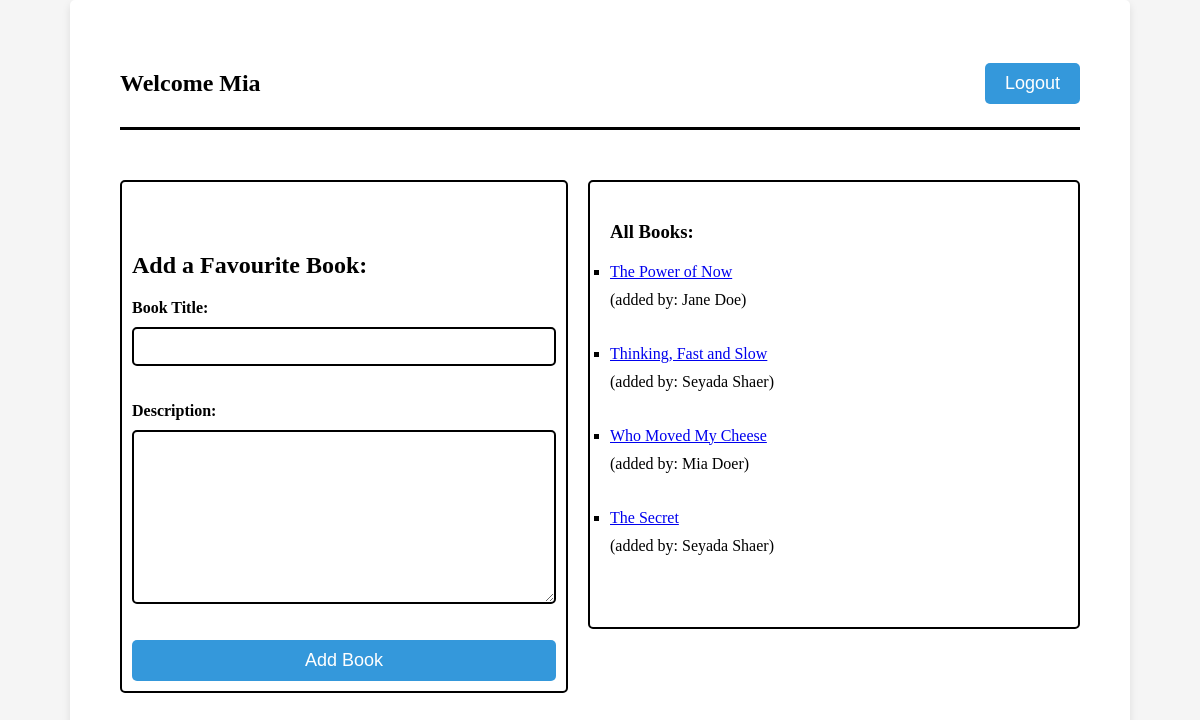
The page /books (signed in) on the database its author committed.
### favbooks_app/models.py (models this page shows)
class User(models.Model):
    first_name = models.CharField(max_length=255)
    last_name = models.CharField(max_length=255)
    email = models.CharField(max_length=255)
    password = models.BinaryField(max_length=255)
    pw_confirm = models.CharField(max_length=255)
    created_at = models.DateTimeField(auto_now_add=True)
    updated_at = models.DateTimeField(auto_now=True)
    objects = UserManager()

class Book(models.Model):
    title = models.CharField(max_length=255)
    description = models.TextField()
    uploaded_by = models.ForeignKey(User, related_name="books_uploaded", on_delete=models.CASCADE)
    users_who_like = models.ManyToManyField(User, related_name="liked_books")
    created_at = models.DateTimeField(auto_now_add = True)
    updated_at = models.DateTimeField(auto_now = True)
    objects = BookManager()

### favbooks_app/views.py (the view)
# urls.py: path("books", views.books),
def books(request):
    context = {
        'user': models.get_user(request, id=id),
        "books": models.get_all_books()
    }
    return render(request, 'books.html', context)

### favbooks_app/models.py (called while the page is built)
def get_user(request, id):
    return User.objects.get(id=request.session['id'])

def get_all_books():
    return Book.objects.all()

### favbooks_app/templates/books.html (shortened to what this page needs)
    <!DOCTYPE html>
    <html lang="en">
    <head>
    </head>
    <body>
        <div class="container">
            <div class="header">
                <div>
                    <h2 class="inline">Welcome {{ user.first_name }}</h>
                </div>
                <div>
                    <a href="/logout"><button type="button">Logout</button></a>
                </div>
            </div>
            <div class="main">
                <div class="add_book">
                    <div class="form_box">
                        <div class="error_messages">
                        </div>
                        <h2>Add a Favourite Book: </h2>
                        <form action="add_book" method="post">
                            <label for="title">Book Title:</label>
                            <input type="text" name="title"><br><br>
                            <label for="description">Description:</label>
                            <textarea name="description" id="description" cols="30" rows="10"></textarea><br><br>
                            <button type="submit">Add Book</button>
                        </form>
                    </div>
                </div>
                <div class="books">
                    <h3>All Books:</h3>
                        <ul>
                        {% for book in books %}
                            <li><a href="books/{{ book.id }}">{{ book.title }}</a></li>
                            (added by: {{book.uploaded_by.first_name}} {{book.uploaded_by.last_name}})
                            <br><br><br>
                        {% endfor %}
                        </ul>
                </div>
            </div>
    </body>
    </html>

### favbooks_app/templates/books.html (style rules this page uses)
body { font-family: 'Times New Roman', Times, serif; background-color: #f5f5f5; margin: 0; padding: 0; }
.main { display: flex; justify-content: space-between; align-items: flex-start ; width: 100%; margin-top: 50px; }
.container { max-width: 80%; margin: 0 auto; background-color: white; padding: 50px; border-radius: 5px; box-shadow: 0 4px 8px rgba(0, 0, 0, 0.1); }
.header { display: flex; align-items: center; justify-content: space-between; margin-bottom: 20px; padding-bottom: 10px; border-bottom: 3px solid black; }
button[type="button"] { background-color: #3498db; color: white; border: none; border-radius: 5px; padding: 10px 20px; margin-left: 20px; font-size: 18px; }
.main { display: flex; flex-direction: row; }
.add_book { flex: 1; margin-right: 20px; }
.form_box { border: 2px solid black; padding: 10px; border-radius: 5px; }
h2 { margin-bottom: 20px; }
form { display: flex; flex-direction: column; }
label { font-weight: bold; margin-bottom: 10px; }
input[type="text"], textarea { border: 2px solid black; border-radius: 5px; padding: 10px; }
button[type="submit"] { background-color: #3498db; color: white; border: none; border-radius: 5px; padding: 10px; cursor: pointer; font-size: 18px; }
.books { flex: 1; border: 2px solid black; padding: 20px; border-radius: 5px; }
h3 { margin-bottom: 20px; }
ul { list-style: square; padding: 0; }
li { margin-bottom: 10px; }
.error_messages { width: 90%; width: 90%; background-color: white; padding: 20px; border-radius: 5px; font-size: 12px; }

### rows shown on the page
User: first_name "Mia"
Book: title "The Power of Now", uploaded_by.first_name "Jane", uploaded_by.last_name "Doe"
Book: title "Thinking, Fast and Slow", uploaded_by.first_name "Seyada", uploaded_by.last_name "Shaer"
Book: title "Who Moved My Cheese", uploaded_by.first_name "Mia", uploaded_by.last_name "Doer"
Book: title "The Secret", uploaded_by.first_name "Seyada", uploaded_by.last_name "Shaer"
